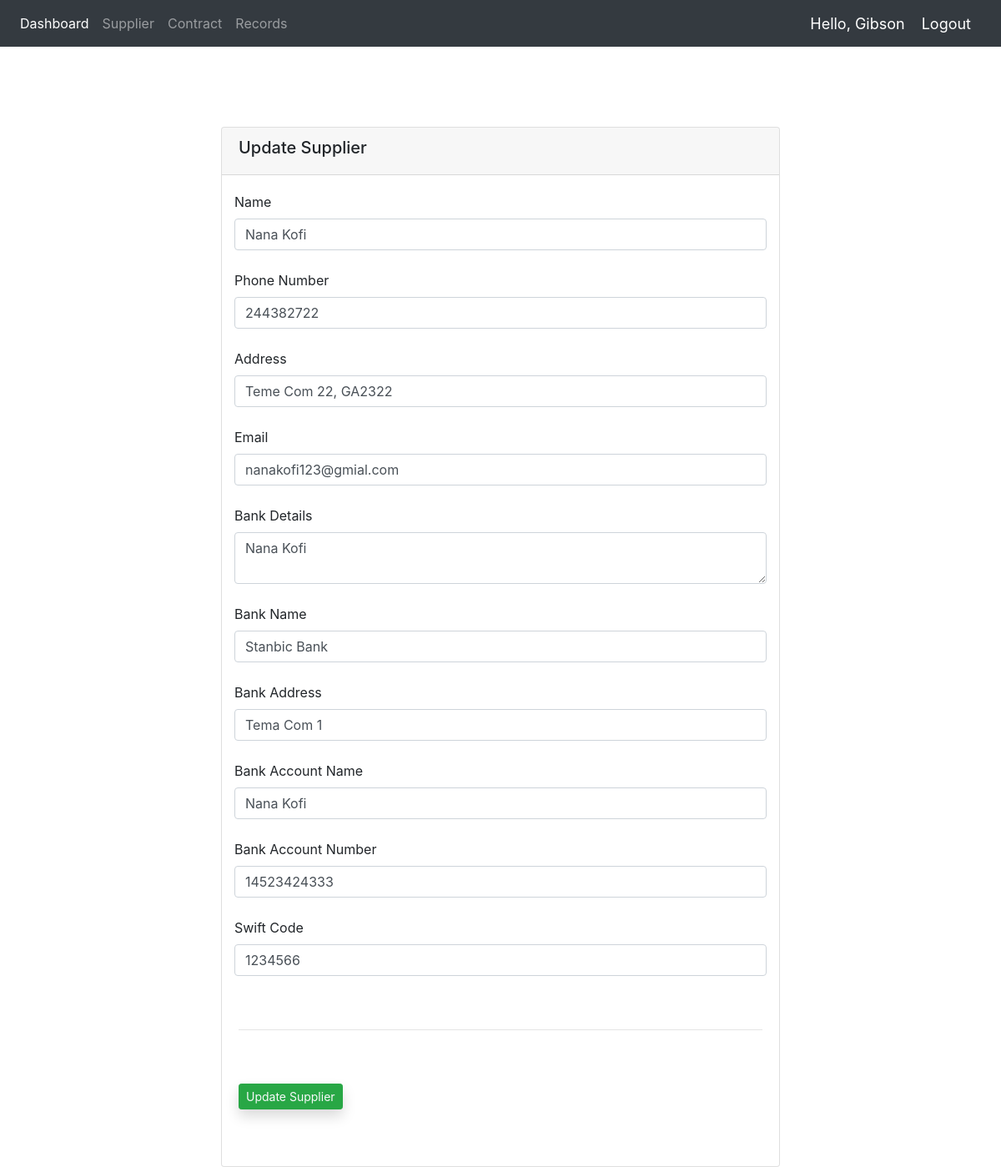
Screenshot of /PA/index/update/4/ (signed in) with the database file from the repository.
### app/models.py (models this page shows, shortened)
class Supplier(models.Model):
    name = models.CharField(max_length=50, help_text='Enter your full name')
    contact = models.PositiveIntegerField(null=True, blank=True)
    address = models.CharField(max_length=255, null=True)
    email = models.EmailField(max_length = 50, help_text="Enter your email address")
    bank_details = models.CharField(max_length=200, help_text='Summary of bank details', null=True)
    Bank_name = models.CharField(max_length=50, null=True)
    Bank_address = models.CharField(max_length=50, null=True)
    Bank_account_name = models.CharField(max_length=50, null=True)
    Bank_account_number = models.CharField(max_length=50, null=True)
    swift_code = models.CharField(max_length=50, null=True)

### app/views.py (the view)
# urls.py: path('PA/index/update/<int:pk>/', views.update_supplier, name='update_supplier'),
@login_required(login_url='login')
def update_supplier(request, pk):
	update_s = Supplier.objects.get(pk=pk)
	form = AddSupplierForm(instance=update_s)
	if request.method == 'POST':
		form = AddSupplierForm(request.POST, instance=update_s)
		if form.is_valid():
			form.save()
			return redirect('index')
	context = {'form':form, "update_s":update_s}
	return render(request, 'app/update_supplier.html', context)

### app/forms.py
class AddSupplierForm(forms.ModelForm):
    class Meta:
        model = Supplier
        fields = '__all__'

### app/templates/app/update_supplier.html (shortened to what this page needs)
{% extends '../base.html' %}
{% block content %}
    <br><br><br><br>
    <div class="dashboard-wrapper">
        <div class="container-fluid dashboard-content">
            <div class="row">
                <div class="col-xs-12 col-lg-11 col-md-11 col-sm-12 col-xl-7 mx-auto">
                    <div class="card">
                        <h5 class="card-header"><p class="h5">Update Supplier </p></h5>
                        <div class="card-body">
                            <form enctype="multipart/form-data" action="" method="post" class="mb-5">
                                <div class="form-row mb-4">
                                    <label for="{{ form.name.id_for_label }}">Name</label>
                                    <input type="text" class="form-control" value="{{ update_s.name }}" id="{{ form.name.id_for_label }}" name="{{ form.name.name }}" autofocus required>
                                </div>
                                <div class="form-row mb-4">
                                    <label for="{{ form.contact.id_for_label }}">Phone Number</label>
                                    <input type="text" value="{{ update_s.contact }}" name="{{ form.contact.name }}" id="{{ form.contact.id_for_label }}" class="form-control">
                                </div>
                                <div class="form-row mb-4">
                                    <label for="{{ form.address.id_for_label }}">Address</label>
                                    <input type="text" value="{{ update_s.address }}" name="{{ form.address.name }}" id="{{ form.address.id_for_label }}" class="form-control">
                                </div>
                                <div class="form-row mb-4">
                                    <label for="{{ form.email.id_for_label }}">Email</label>
                                    <input type="text" value="{{ update_s.email }}" id="{{ form.email.id_for_label }}" class="form-control" name="{{ form.email.name }}">
                                </div>
                                <div class="form-row mb-4">
                                    <label for="{{ form.bank_details.id_for_label }}">Bank Details</label>
                                    <textarea type="text" value="{{ update_s.bank_details }}" id="{{ form.bank_details.id_for_label }}" class="form-control" name="{{ form.bank_details.name }}" placeholder="Summary of Bank Details">{{ update_s.bank_details }}</textarea>
                                </div>
                                <div class="form-row mb-4">
                                    <label for="{{ form.Bank_name.id_for_label }}">Bank Name</label>
                                    <input type="text" value="{{ update_s.Bank_name }}" id="{{ form.Bank_name.id_for_label }}" class="form-control" name="{{ form.Bank_name.name }}">
                                </div>
                                <div class="form-row mb-4">
                                    <label for="{{ form.Bank_address.id_for_label }}">Bank Address</label>
                                    <input type="text" value="{{ update_s.Bank_address }}" id="{{ form.Bank_address.id_for_label }}" class="form-control" name="{{ form.Bank_address.name }}">
                                </div>
                                <div class="form-row mb-4">
                                    <label for="{{ form.Bank_account_name.id_for_label }}">Bank Account Name</label>
                                    <input type="text" value="{{ update_s.Bank_account_name }}" id="{{ form.Bank_account_name.id_for_label }}" class="form-control" name="{{ form.Bank_account_name.name }}">
                                </div>
                                <div class="form-row mb-4">
                                    <label for="{{ form.Bank_account_number.id_for_label }}">Bank Account Number</label>
                                    <input type="text" value="{{ update_s.Bank_account_number }}" id="{{ form.Bank_account_number.id_for_label }}" class="form-control"  name="{{ form.Bank_account_number.name }}">
                                </div>
                                <div class="form-row mb-4">
                                    <label for="{{ form.swift_code.id_for_label }}">Swift Code</label>
                                    <input type="text" value="{{ update_s.swift_code }}" id="{{ form.swift_code.id_for_label }}" class="form-control" name="{{ form.swift_code.name }}">
                                </div>
                                <br>
                                <hr>
                                <button type="submit" class="btn btn-success mt-5 text-light btn-sm shadow">Update Supplier</button>
                            </form>
                        </div>
                    </div>
                </div>
            </div>
        </div>
{% endblock content %}

### app/templates/app/navbar.html (shortened to what this page needs)
<nav class="navbar navbar-expand-lg navbar-dark bg-dark">
  <div class="collapse navbar-collapse" id="navbarNav">
    <ul class="navbar-nav">
      <li class="nav-item active">
        <a class="nav-link" href="{% url 'index' %}">Dashboard</a>
      </li>
      <li class="nav-item ">
      <a class="nav-link b" href="{% url 'new_supplier' %}">Supplier</a>
      </li>
      <li class="nav-item">
      <a class="nav-link" href="{% url 'contract_continues' %}">Contract</a>
      </li>
      <li class="nav-item">
      <a class="nav-link" href="{% url 'PArecords' %}">Records</a>
      </li>
    </ul>
  </div>
  <span class="hello-msg">Hello, {{request.user}}</span>
  <span ><a  class="hello-msg" href="{% url 'logout' %}">Logout</a></span>
</nav>

### app/templates/app/navbar.html (style rules this page uses)
.hello-msg { font-size: 18px; color: #fff; margin-right: 20px; }

### rows the page displays
Supplier: name "Nana Kofi", contact "244382722", address "Teme Com 22, GA2322", email "nanakofi123@gmial.com", bank_details "Nana Kofi", Bank_name "Stanbic Bank", Bank_address "Tema Com 1", Bank_account_name "Nana Kofi", Bank_account_number "14523424333", swift_code "1234566"

### other values shown
{{ request.user }} "Gibson"
